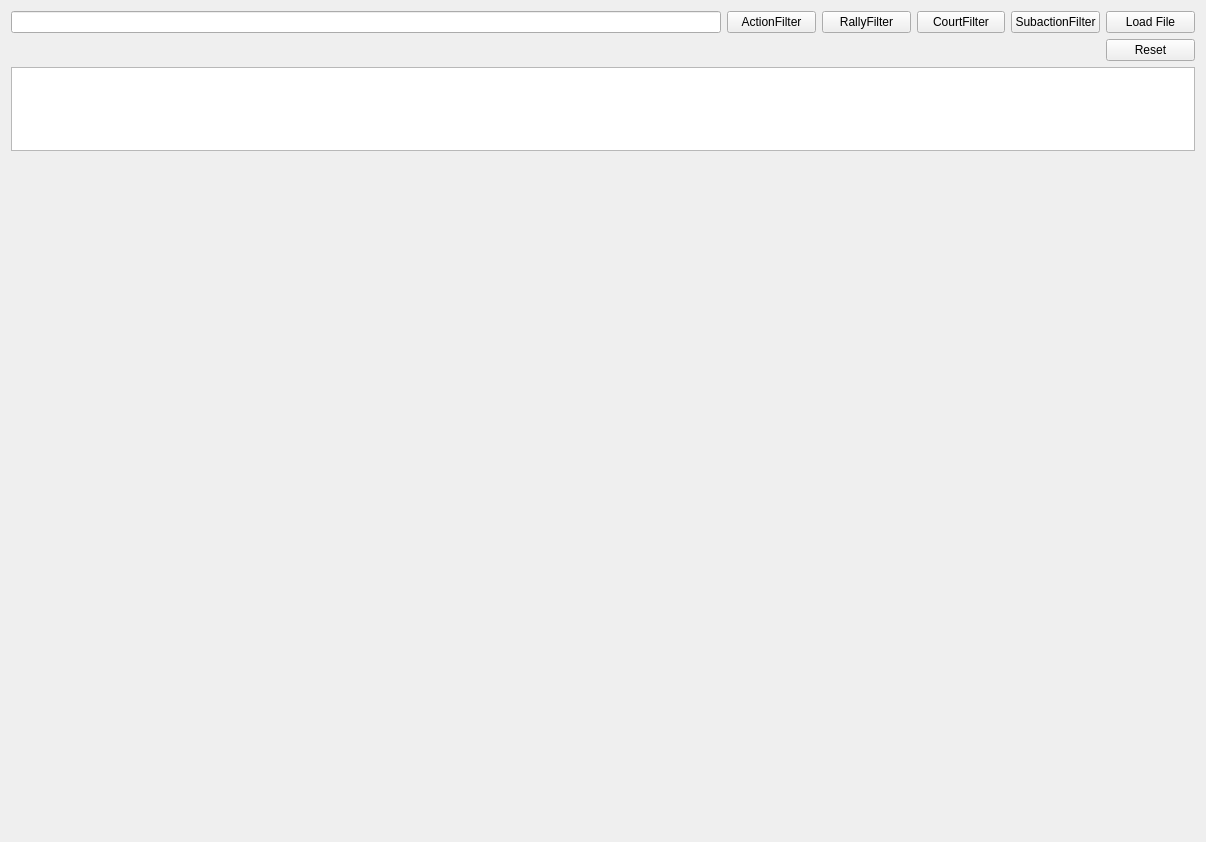
<?xml version="1.0" encoding="UTF-8"?>
<ui version="4.0">
 <class>Form</class>
 <widget class="QWidget" name="Form">
  <property name="geometry">
   <rect>
    <x>0</x>
    <y>0</y>
    <width>1206</width>
    <height>842</height>
   </rect>
  </property>
  <property name="windowTitle">
   <string>Zone Analysis</string>
  </property>
  <layout class="QGridLayout" name="gridLayout" rowstretch="1,1,1,8" columnstretch="8,1,1,1,1,1">
   <item row="1" column="5">
    <widget class="QPushButton" name="reset_button">
     <property name="text">
      <string>Reset</string>
     </property>
    </widget>
   </item>
   <item row="0" column="3">
    <widget class="QPushButton" name="court_filter_button">
     <property name="text">
      <string>CourtFilter</string>
     </property>
    </widget>
   </item>
   <item row="0" column="2">
    <widget class="QPushButton" name="rally_button">
     <property name="text">
      <string>RallyFilter</string>
     </property>
    </widget>
   </item>
   <item row="0" column="5">
    <widget class="QPushButton" name="load_button">
     <property name="text">
      <string>Load File</string>
     </property>
    </widget>
   </item>
   <item row="2" column="0" colspan="6">
    <widget class="QTableWidget" name="filter_table"/>
   </item>
   <item row="0" column="0">
    <widget class="QLineEdit" name="lineEdit"/>
   </item>
   <item row="0" column="4">
    <widget class="QPushButton" name="subaction_filter_button">
     <property name="text">
      <string>SubactionFilter</string>
     </property>
    </widget>
   </item>
   <item row="0" column="1">
    <widget class="QPushButton" name="action_filter_button">
     <property name="text">
      <string>ActionFilter</string>
     </property>
    </widget>
   </item>
   <item row="3" column="0" colspan="6">
    <widget class="QWidget" name="widget" native="true"/>
   </item>
  </layout>
 </widget>
 <resources/>
 <connections/>
</ui>
